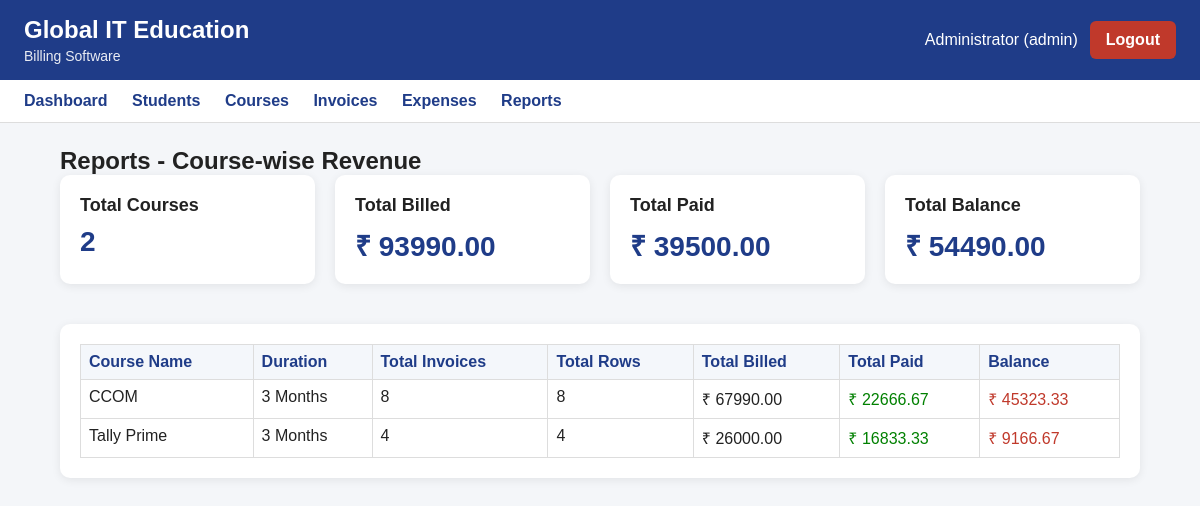
The app's page /reports/course-wise-revenue (signed in) with its own data.
### tables this page shows
CREATE TABLE courses (
            id INTEGER PRIMARY KEY AUTOINCREMENT,
            course_name TEXT NOT NULL UNIQUE,
            duration TEXT,
            fee REAL NOT NULL DEFAULT 0,
            is_active INTEGER NOT NULL DEFAULT 1,
            created_at TEXT NOT NULL,
            updated_at TEXT
        );

### app.py (the view)
@app.route("/reports/course-wise-revenue")
@login_required
def course_wise_revenue_report():
    conn = get_conn()
    cur = conn.cursor()
    cur.execute("""
        SELECT
            c.id AS course_id,
            c.course_name,
            c.duration
        FROM courses c
        ORDER BY c.course_name ASC
    """)
    courses = cur.fetchall()
    rows = []
    total_courses = 0
    grand_total_billed = 0.0
    grand_total_paid = 0.0
    grand_total_balance = 0.0
    for course in courses:
        course_id = course["course_id"]
        cur.execute("""
            SELECT
                COUNT(DISTINCT ii.invoice_id) AS total_invoices,
                COUNT(ii.id) AS total_item_rows,
                IFNULL(SUM(ii.line_total), 0) AS total_billed
            FROM invoice_items ii
            WHERE ii.course_id = ?
        """, (course_id,))
        billed_row = cur.fetchone()
        total_invoices = int(billed_row["total_invoices"] or 0)
        total_item_rows = int(billed_row["total_item_rows"] or 0)
        total_billed = float(billed_row["total_billed"] or 0)
        cur.execute("""
            SELECT DISTINCT ii.invoice_id
            FROM invoice_items ii
            WHERE ii.course_id = ?
        """, (course_id,))
        invoice_ids = cur.fetchall()
        total_paid = 0.0
        for inv in invoice_ids:
            invoice_id = inv["invoice_id"]
            cur.execute("""
                SELECT IFNULL(SUM(line_total), 0) AS course_total
                FROM invoice_items
                WHERE invoice_id = ? AND course_id = ?
            """, (invoice_id, course_id))
            course_total_row = cur.fetchone()
            course_total = float(course_total_row["course_total"] or 0)
            cur.execute("""
                SELECT total_amount
                FROM invoices
                WHERE id = ?
            """, (invoice_id,))
            invoice_row = cur.fetchone()
            invoice_total = float(invoice_row["total_amount"] or 0) if invoice_row else 0
            cur.execute("""
                SELECT IFNULL(SUM(amount_paid), 0) AS invoice_paid
                FROM payments
                WHERE invoice_id = ?
            """, (invoice_id,))
            paid_row = cur.fetchone()
            invoice_paid = float(paid_row["invoice_paid"] or 0)
            if invoice_total > 0:
                share_ratio = course_total / invoice_total
                total_paid += invoice_paid * share_ratio
        balance = total_billed - total_paid
        if balance < 0:
            balance = 0.0
        rows.append({
            "course_id": course_id,
            "course_name": course["course_name"],
            "duration": course["duration"],
            "total_invoices": total_invoices,
            "total_item_rows": total_item_rows,
            "total_billed": total_billed,
            "total_paid": total_paid,
            "balance": balance
        })
        total_courses += 1
        grand_total_billed += total_billed
        grand_total_paid += total_paid
        grand_total_balance += balance
    conn.close()
    return render_template(
        "report_course_wise_revenue.html",
        rows=rows,
        total_courses=total_courses,
        total_billed=grand_total_billed,
        total_paid=grand_total_paid,
        total_balance=grand_total_balance
    )

### app.py (called while the page is built)
def login_required(route_function):
    from functools import wraps
    @wraps(route_function)
    def wrapper(*args, **kwargs):
        if "user_id" not in session:
            flash("Please login first.", "warning")
            return redirect(url_for("login"))
        return route_function(*args, **kwargs)
    return wrapper

### db.py (called while the page is built)
def get_conn():
    conn = sqlite3.connect(DB_PATH)
    conn.row_factory = sqlite3.Row
    conn.execute("PRAGMA foreign_keys = ON;")
    return conn

### templates/report_course_wise_revenue.html
{% extends "base.html" %}
{% block content %}
<h2>Reports - Course-wise Revenue</h2>
<div class="grid">
  <div class="card stat-card">
    <h3>Total Courses</h3>
    <p>{{ total_courses }}</p>
  </div>
  <div class="card stat-card">
    <h3>Total Billed</h3>
    <p>₹ {{ "%.2f"|format(total_billed or 0) }}</p>
  </div>
  <div class="card stat-card">
    <h3>Total Paid</h3>
    <p>₹ {{ "%.2f"|format(total_paid or 0) }}</p>
  </div>
  <div class="card stat-card">
    <h3>Total Balance</h3>
    <p>₹ {{ "%.2f"|format(total_balance or 0) }}</p>
  </div>
</div>
<div class="card">
  <table border="1" width="100%" cellpadding="10" class="billing-table">
    <tr>
      <th>Course Name</th>
      <th>Duration</th>
      <th>Total Invoices</th>
      <th>Total Rows</th>
      <th>Total Billed</th>
      <th>Total Paid</th>
      <th>Balance</th>
    </tr>
    {% for row in rows %}
    <tr>
      <td>{{ row.course_name }}</td>
      <td>{{ row.duration or "-" }}</td>
      <td>{{ row.total_invoices }}</td>
      <td>{{ row.total_item_rows }}</td>
      <td>₹ {{ "%.2f"|format(row.total_billed or 0) }}</td>
      <td style="color:green;">
        ₹ {{ "%.2f"|format(row.total_paid or 0) }}
      </td>
      <td style="color:#c0392b;">
        ₹ {{ "%.2f"|format(row.balance or 0) }}
      </td>
    </tr>
    {% else %}
    <tr>
      <td colspan="7" style="text-align:center;">No course revenue data found.</td>
    </tr>
    {% endfor %}
  </table>
</div>
{% endblock %}

### static/style.css (style rules this page uses)
* { box-sizing: border-box; margin: 0; padding: 0; font-family: Arial, sans-serif; }
body { background: #f4f6f9; color: #222; }
.card { background: white; border-radius: 10px; padding: 20px; margin-bottom: 20px; box-shadow: 0 2px 10px rgba(0,0,0,0.08); }
.grid { display: grid; grid-template-columns: repeat(auto-fit, minmax(220px, 1fr)); gap: 20px; margin-bottom: 20px; }
.stat-card h3 { font-size: 18px; margin-bottom: 10px; }
.stat-card p { font-size: 28px; font-weight: bold; color: #1f3c88; }
.billing-table { width: 100%; border-collapse: collapse; }
.billing-table th, .billing-table td { border: 1px solid #ddd; padding: 8px; vertical-align: top; }
.billing-table th { background: #f4f7fb; color: #1f3c88; text-align: left; }

### records on screen
courses: course_name "CCOM", duration "3 Months", total_invoices "8", total_item_rows "8", total_billed "67990.00", total_paid "22666.67", balance "45323.33"
courses: course_name "Tally Prime", duration "3 Months", total_invoices "4", total_item_rows "4", total_billed "26000.00", total_paid "16833.33", balance "9166.67"

### other values on screen
{{ session.get("full_name") }} "Administrator"
{{ session.get("role") }} "admin"
{{ total_courses }} "2"
{{ "%.2f"|format(total_billed or 0) }} "93990.00"
{{ "%.2f"|format(total_paid or 0) }} "39500.00"
{{ "%.2f"|format(total_balance or 0) }} "54490.00"
